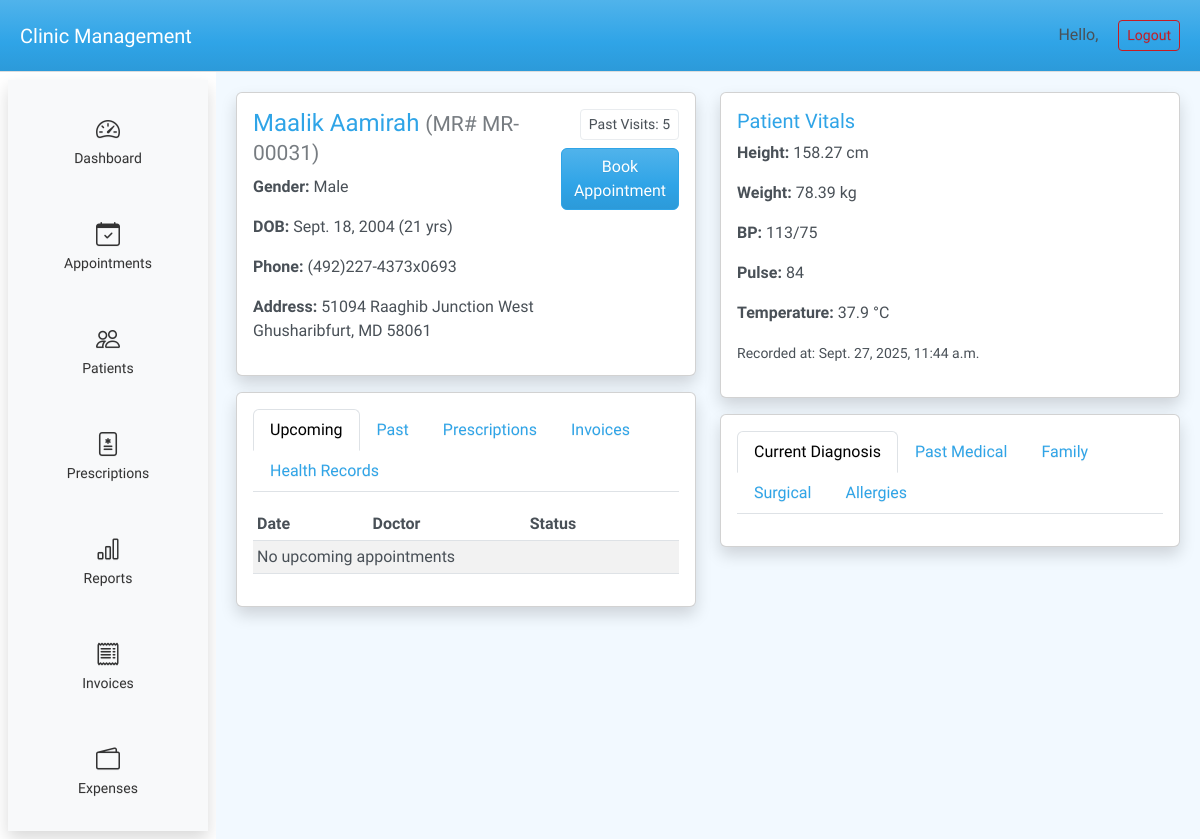
The app's page /patients/31/ with its own data.
### patients/models.py (models this page shows, shortened)
class Patient(models.Model):
    mr_number = models.CharField(max_length=20, unique=True, editable=False, null=True, blank=True)
    first_name = models.CharField(max_length=100)
    last_name = models.CharField(max_length=100)
    dob = models.DateField(verbose_name="Date of Birth")
    gender = models.CharField(max_length=1, choices=GENDER_CHOICES)
    phone = models.CharField(max_length=20, blank=True, null=True)
    email = models.EmailField(blank=True, null=True)
    address = models.TextField(blank=True, null=True)
    created_at = models.DateTimeField(auto_now_add=True)
    updated_at = models.DateTimeField(auto_now=True)
    class Meta:
        ordering = ["last_name", "first_name"]
    @property
    def age(self):
        if not self.dob:
            return None
        today = date.today()
        return today.year - self.dob.year - ((today.month, today.day) < (self.dob.month, self.dob.day))

class PatientVital(models.Model):
    patient = models.ForeignKey(Patient, on_delete=models.CASCADE, related_name="vitals")
    recorded_at = models.DateTimeField(auto_now_add=True)
    height_cm = models.DecimalField(max_digits=6, decimal_places=2, null=True, blank=True)
    weight_kg = models.DecimalField(max_digits=6, decimal_places=2, null=True, blank=True)
    bp = models.CharField(max_length=20, null=True, blank=True)  # "120/80"
    pulse = models.PositiveIntegerField(null=True, blank=True)
    temperature_c = models.DecimalField(max_digits=4, decimal_places=1, null=True, blank=True)
    notes = models.TextField(blank=True, null=True)
    class Meta:
        ordering = ["-recorded_at"]

### patients/views.py (the view)
# urls.py: path("<int:pk>/", views.patient_detail, name="patient_detail"),
def patient_detail(request, pk):
    patient = get_object_or_404(Patient, pk=pk)
    today = timezone.now().date()
    upcoming_appointments = (
        Appointment.objects.filter(patient=patient, date__gte=today)
        .order_by("date", "time")
    )
    past_appointments = (
        Appointment.objects.filter(patient=patient, date__lt=today)
        .order_by("-date", "-time")
    )
    prescriptions = Prescription.objects.filter(record__patient=patient)
    invoices = Bill.objects.filter(patient=patient)
    health_records = MedicalRecord.objects.filter(patient=patient).order_by("-visit_date")
    context = {
        "patients": Patient.objects.all(),
        "doctors": Doctor.objects.all(),
        "patient": patient,
        "upcoming_appointments": upcoming_appointments,
        "past_appointments": past_appointments,
        "prescriptions": prescriptions,
        "invoices": invoices,
        "health_records": health_records,
        "selected_patient": patient,   # 👈 preselect this one
        "diagnosis_history": patient.history_items.filter(category="CURRENT_DIAGNOSIS"),
        "past_medical_history": patient.history_items.filter(category="PAST_MEDICAL"),
        "family_history": patient.history_items.filter(category="FAMILY"),
        "surgical_history": patient.history_items.filter(category="SURGICAL"),
        "allergy_history": patient.history_items.filter(category="ALLERGIES"),
    }
    return render(request, "patients/patient_detail.html", context)

### doctors/models.py (called while the page is built)
    def __str__(self):
        return f"Dr. {self.first_name} {self.last_name} ({self.specialty})"

### templates/patients/patient_detail.html (shortened to what this page needs)
{% extends "base.html" %}
{% block content %}
<div class="row">
    <div class="col-md-6">
    <div class="card mb-3 shadow">
        <div class="card-body">
            <div class="d-flex justify-content-between align-items-start">
                <div>
                    <h4>
                        {{ patient.first_name }} {{ patient.last_name }}
                        <small class="text-muted">(MR# {{ patient.mr_number }})</small>
                    </h4>
                    <p><strong>Gender:</strong> {{ patient.get_gender_display }}</p>
                    <p><strong>DOB:</strong> {{ patient.dob }} ({{ patient.age }} yrs)</p>
                    <p><strong>Phone:</strong> {{ patient.phone }}</p>
                    <p><strong>Address:</strong> {{ patient.address }}</p>
                </div>
                <div class="text-end">
                    <a href="#" class="btn btn-outline-secondary btn-sm mb-2">
                        Past Visits: {{ past_appointments.count }}
                    </a><br>
                    <button class="btn btn-primary" data-bs-toggle="modal" data-bs-target="#newAppointmentModal" data-patient-id="{{ patient.id }}" >
                        Book Appointment
                    </button>
                </div>
            </div>
        </div>
    </div>
    <div class="card shadow">
        <div class="card-body">
            <ul class="nav nav-tabs" id="patientTabs" role="tablist">
                <li class="nav-item"><a class="nav-link active" data-bs-toggle="tab" href="#upcoming">Upcoming</a></li>
                <li class="nav-item"><a class="nav-link" data-bs-toggle="tab" href="#past">Past</a></li>
                <li class="nav-item"><a class="nav-link" data-bs-toggle="tab" href="#prescriptions">Prescriptions</a></li>
                <li class="nav-item"><a class="nav-link" data-bs-toggle="tab" href="#invoices">Invoices</a></li>
                <li class="nav-item"><a class="nav-link" data-bs-toggle="tab" href="#health">Health Records</a></li>
            </ul>
            <div class="tab-content mt-3">
                <div class="tab-pane fade show active" id="upcoming">
                    <table class="table table-sm table-striped">
                        <thead><tr><th>Date</th><th>Doctor</th><th>Status</th></tr></thead>
                        <tbody>
                            {% for appt in upcoming_appointments %}
                                <tr>
                                    <td>{{ appt.date }} {{ appt.time }}</td>
                                    <td>{{ appt.doctor }}</td>
                                    <td>{{ appt.get_status_display }}</td>
                                </tr>
                            {% empty %}
                                <tr><td colspan="3">No upcoming appointments</td></tr>
                            {% endfor %}
                        </tbody>
                    </table>
                </div>
            </div>
        </div>
    </div>
    </div>
    <div class="col-md-6">
        <div class="card mb-3 shadow">
            <div class="card-body">
                <h5>Patient Vitals</h5>
                {% if patient.vitals.all %}
                    {% with latest=patient.vitals.first %}
                        <p><strong>Height:</strong> {{ latest.height_cm }} cm</p>
                        <p><strong>Weight:</strong> {{ latest.weight_kg }} kg</p>
                        <p><strong>BP:</strong> {{ latest.bp }}</p>
                        <p><strong>Pulse:</strong> {{ latest.pulse }}</p>
                        <p><strong>Temperature:</strong> {{ latest.temperature_c }} °C</p>
                        <p><small>Recorded at: {{ latest.recorded_at }}</small></p>
                    {% endwith %}
                {% else %}
                    <p>No vitals recorded</p>
                {% endif %}
            </div>
        </div>
        <div class="card shadow">
            <div class="card-body">
                <ul class="nav nav-tabs" id="historyTabs" role="tablist">
                    <li class="nav-item"><a class="nav-link active" data-bs-toggle="tab" href="#diagnose">Current Diagnosis</a></li>
                    <li class="nav-item"><a class="nav-link" data-bs-toggle="tab" href="#pastHistory">Past Medical</a></li>
                    <li class="nav-item"><a class="nav-link" data-bs-toggle="tab" href="#family">Family</a></li>
                    <li class="nav-item"><a class="nav-link" data-bs-toggle="tab" href="#surgical">Surgical</a></li>
                    <li class="nav-item"><a class="nav-link" data-bs-toggle="tab" href="#allergies">Allergies</a></li>
                </ul>
            </div>
        </div>
    </div>
</div>
{% endblock %}

### records on screen
Patient: first_name "Maalik", last_name "Aamirah", mr_number "MR-00031", gender "Male", dob "Sept. 18, 2004", age "21", phone "(492)227-4373x0693", address "51094 Raaghib Junction West Ghusharibfurt, MD 58061"
PatientVital: height_cm "158.27", weight_kg "78.39", bp "113/75", pulse "84", temperature_c "37.9", recorded_at "Sept. 27, 2025, 11:44 a.m."

### other values on screen
{{ past_appointments.count }} "5"
